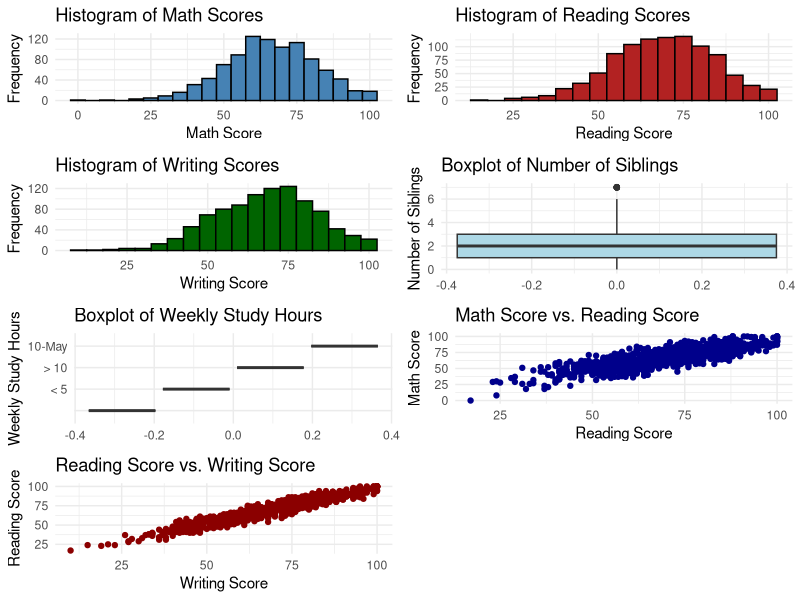
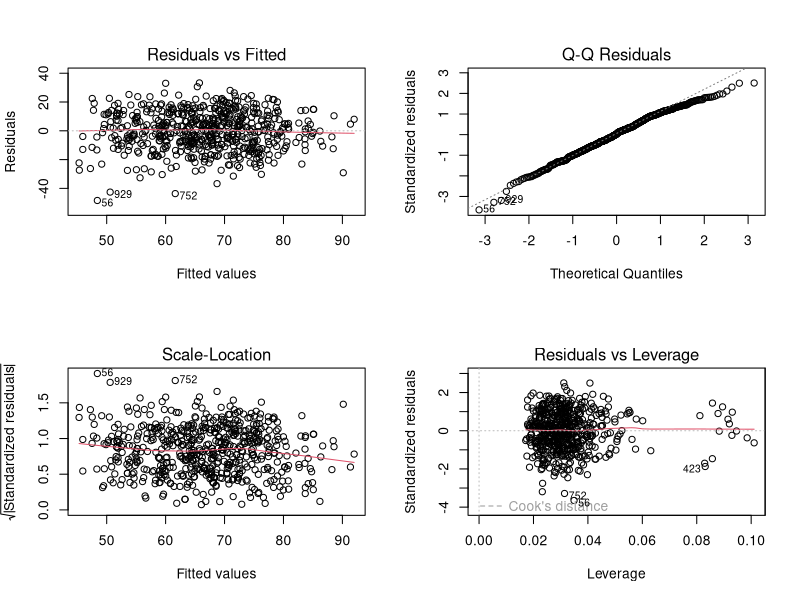
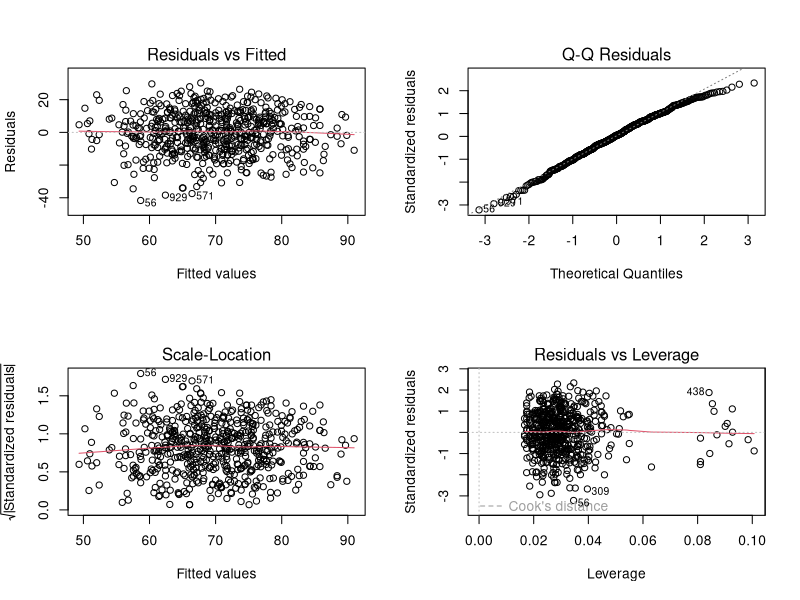
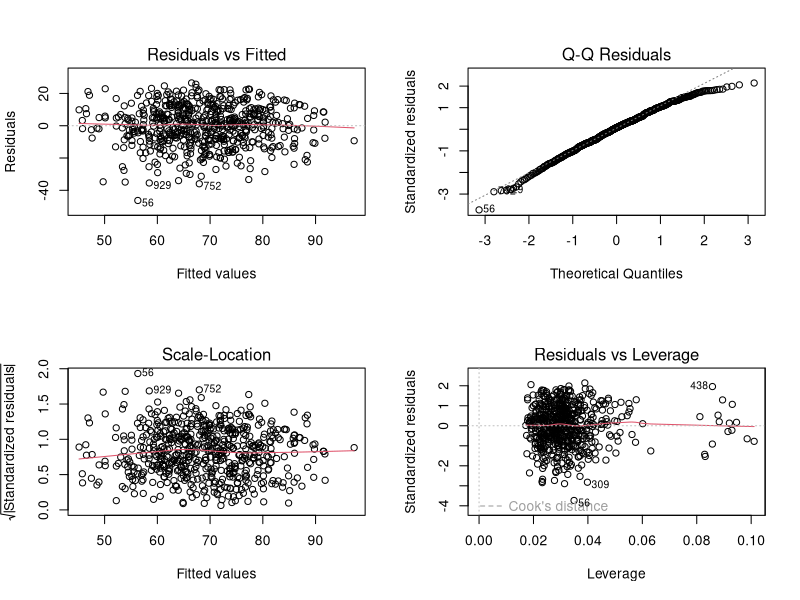
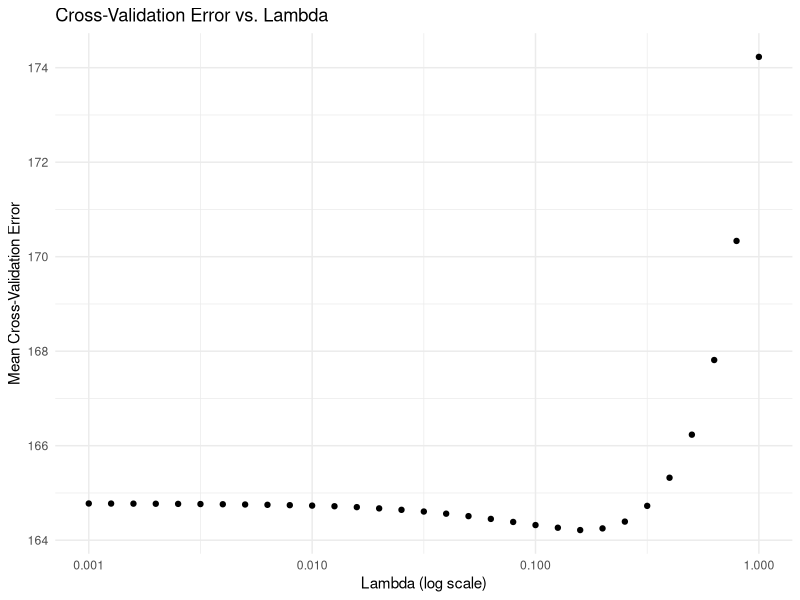
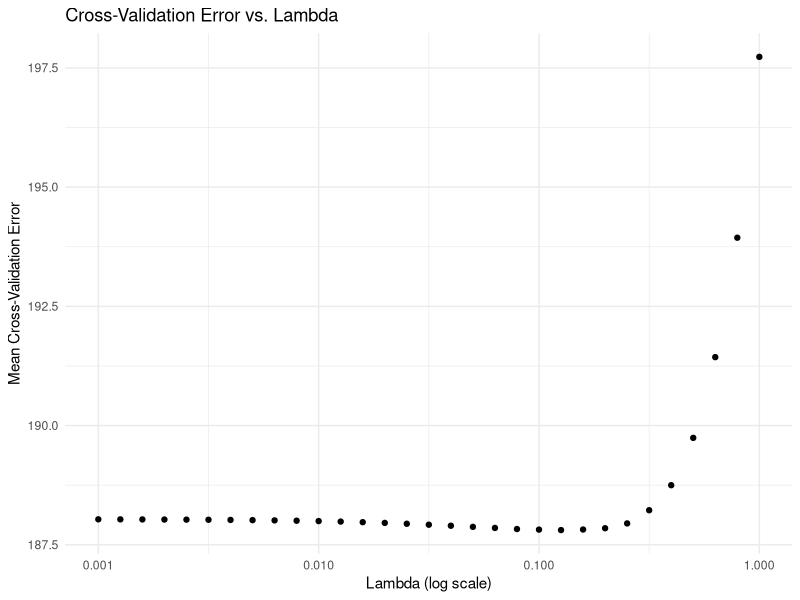
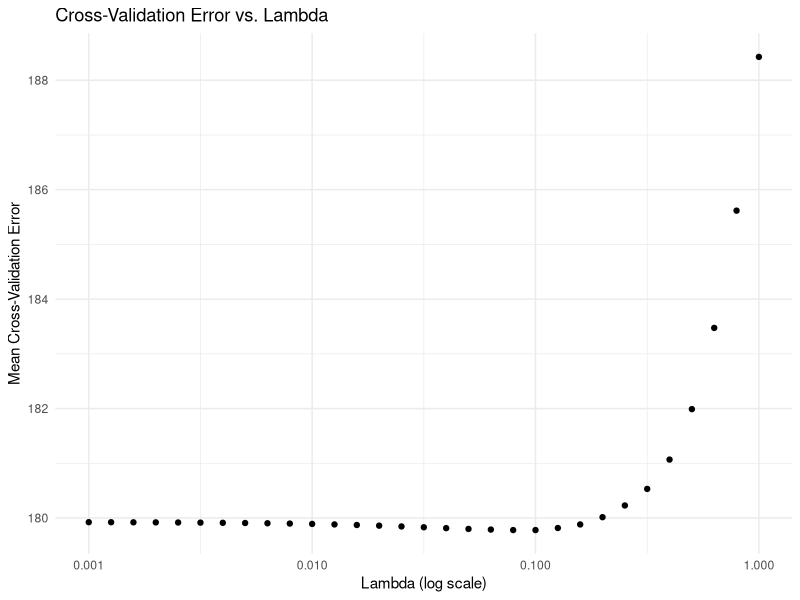

R code for these plots, in order: (Note: this script raises an error after producing the figures.)
## ---- chunk 1
knitr::opts_chunk$set(echo = TRUE)
library(tidyverse)
library(MASS)
library(leaps)
library(broom)
library(GGally)
library(gridExtra)
library(kableExtra)

knitr::opts_chunk$set(
  fig.width = 6,
  fig.asp = .6,
  out.width = "90%",
  warning = FALSE,
  message = FALSE
)

theme_set(theme_minimal() + theme(legend.position = "bottom"))
## ---- chunk 2
data <- read.csv("Project_1_data.csv")

hist_math <- ggplot(data, aes(x = MathScore)) +
  geom_histogram(binwidth = 5, fill = "steelblue", color = "black") +
  labs(title = "Histogram of Math Scores", x = "Math Score", y = "Frequency")

hist_reading <- ggplot(data, aes(x = ReadingScore)) +
  geom_histogram(binwidth = 5, fill = "firebrick", color = "black") +
  labs(title = "Histogram of Reading Scores", x = "Reading Score", y = "Frequency")

hist_writing <- ggplot(data, aes(x = WritingScore)) +
  geom_histogram(binwidth = 5, fill = "darkgreen", color = "black") +
  labs(title = "Histogram of Writing Scores", x = "Writing Score", y = "Frequency")
box_nr_siblings <- ggplot(data, aes(y = NrSiblings)) +
  geom_boxplot(fill = "lightblue") +
  labs(title = "Boxplot of Number of Siblings", y = "Number of Siblings")

box_wkly_study_hours <- ggplot(data, aes(y = WklyStudyHours)) +
  geom_boxplot(fill = "lightgreen") +
  labs(title = "Boxplot of Weekly Study Hours", y = "Weekly Study Hours")
scatter_math_reading <- ggplot(data, aes(x = ReadingScore, y = MathScore)) +
  geom_point(color = "darkblue") +
  labs(title = "Math Score vs. Reading Score", x = "Reading Score", y = "Math Score")

scatter_reading_writing <- ggplot(data, aes(x = WritingScore, y = ReadingScore)) +
  geom_point(color = "darkred") +
  labs(title = "Reading Score vs. Writing Score", x = "Writing Score", y = "Reading Score")
# Convert categorical variables to factors if needed
data <- data %>%
  mutate(across(c(Gender, EthnicGroup, ParentEduc, LunchType, TestPrep, 
                  ParentMaritalStatus, PracticeSport, IsFirstChild, 
                  TransportMeans, WklyStudyHours), as.factor))

pairwise_plots <- ggpairs(data,
  columns = c("MathScore", "ReadingScore", "WritingScore", "NrSiblings", "WklyStudyHours"),
  aes(color = Gender),
  lower = list(continuous = "smooth"),
  upper = list(continuous = "cor"),
  diag = list(continuous = "densityDiag"))
grid.arrange(
  hist_math, hist_reading, hist_writing,
  box_nr_siblings, box_wkly_study_hours,
  scatter_math_reading, scatter_reading_writing,
  ncol = 2
)
## ---- chunk 3
data$Gender <- as.factor(data$Gender)
data$EthnicGroup <- as.factor(data$EthnicGroup)
data$ParentEduc <- as.factor(data$ParentEduc)
data$LunchType <- as.factor(data$LunchType)
data$TestPrep <- as.factor(data$TestPrep)
data$ParentMaritalStatus <- as.factor(data$ParentMaritalStatus)
data$PracticeSport <- as.factor(data$PracticeSport)
data$IsFirstChild <- as.factor(data$IsFirstChild)
data$TransportMeans <- as.factor(data$TransportMeans)
data$WklyStudyHours <- as.factor(data$WklyStudyHours)

data <- na.omit(data)
## ---- chunk 4
data[data == "" | data == " "] <- NA
data <- na.omit(data)
## ---- chunk 5
data_dict <- tibble(
  Variable = c(
    "Gender", "EthnicGroup", "ParentEduc", "LunchType", "TestPrep", 
    "ParentMaritalStatus", "PracticeSport", "IsFirstChild", "NrSiblings", 
    "TransportMeans", "WklyStudyHours", "MathScore", "ReadingScore", "WritingScore"
  ),
  Description = c(
    "Gender of the student (male/female)",
    "Ethnic group of the student (group A to E)",
    "Parent(s) education background (from some_highschool to master's degree)",
    "School lunch type (standard or free/reduced)",
    "Test preparation course followed (completed or none)",
    "Parent(s) marital status (married/single/widowed/divorced)",
    "How often the student practices sport (never/sometimes/regularly)",
    "If the child is the first child in the family (yes/no)",
    "Number of siblings the student has (0 to 7)",
    "Means of transport to school (schoolbus/private)",
    "Weekly self-study hours (less that 5 hours; between 5 and 10 hours; more than
10 hours)",
    "Math test score (0-100)",
    "Reading test score (0-100)",
    "Writing test score (0-100)"
  )
)

data_dict %>% 
  knitr::kable(caption = "Data Dictionary") %>% 
  kable_styling() %>%
  column_spec(1, width = "12em") %>% 
  column_spec(2, width = "32em")
## ---- chunk 6
numeric_summary = data |> 
  summarize(
    NrSiblings_Mean = mean(NrSiblings, na.rm = TRUE),
    NrSiblings_SD = sd(NrSiblings, na.rm = TRUE),
    NrSiblings_Median = median(NrSiblings, na.rm = TRUE),
    NrSiblings_IQR = IQR(NrSiblings, na.rm = TRUE),
    NrSiblings_Max = max(NrSiblings, na.rm = TRUE),
    NrSiblings_Min = min(NrSiblings, na.rm = TRUE),
    
    MathScore_Mean = mean(MathScore, na.rm = TRUE),
    MathScore_SD = sd(MathScore, na.rm = TRUE),
    MathScore_Median = median(MathScore, na.rm = TRUE),
    MathScore_IQR = IQR(MathScore, na.rm = TRUE),
    MathScore_Max = max(MathScore, na.rm = TRUE),
    MathScore_Min = min(MathScore, na.rm = TRUE),
    
    ReadingScore_Mean = mean(ReadingScore, na.rm = TRUE),
    ReadingScore_SD = sd(ReadingScore, na.rm = TRUE),
    ReadingScore_Median = median(ReadingScore, na.rm = TRUE),
    ReadingScore_IQR = IQR(ReadingScore, na.rm = TRUE),
    ReadingScore_Max = max(ReadingScore, na.rm = TRUE),
    ReadingScore_Min = min(ReadingScore, na.rm = TRUE),
    
    WritingScore_Mean = mean(WritingScore, na.rm = TRUE),
    WritingScore_SD = sd(WritingScore, na.rm = TRUE),
    WritingScore_Median = median(WritingScore, na.rm = TRUE),
    WritingScore_IQR = IQR(WritingScore, na.rm = TRUE),
    WritingScore_Max = max(WritingScore, na.rm = TRUE),
    WritingScore_Min = min(WritingScore, na.rm = TRUE)
  )


numeric_table = data.frame(
  Variable = c("NrSiblings", "MathScore", "ReadingScore", "WritingScore"),
  Mean = c(numeric_summary$NrSiblings_Mean, numeric_summary$MathScore_Mean, 
           numeric_summary$ReadingScore_Mean, numeric_summary$WritingScore_Mean),
  SD = c(numeric_summary$NrSiblings_SD, numeric_summary$MathScore_SD, 
         numeric_summary$ReadingScore_SD, numeric_summary$WritingScore_SD),
  Median = c(numeric_summary$NrSiblings_Median, numeric_summary$MathScore_Median, 
             numeric_summary$ReadingScore_Median, numeric_summary$WritingScore_Median),
  IQR = c(numeric_summary$NrSiblings_IQR, numeric_summary$MathScore_IQR, 
          numeric_summary$ReadingScore_IQR, numeric_summary$WritingScore_IQR),
  Max = c(numeric_summary$NrSiblings_Max, numeric_summary$MathScore_Max, 
          numeric_summary$ReadingScore_Max, numeric_summary$WritingScore_Max),
  Min = c(numeric_summary$NrSiblings_Min, numeric_summary$MathScore_Min, 
          numeric_summary$ReadingScore_Min, numeric_summary$WritingScore_Min)
)

knitr::kable(numeric_table, col.names = c("Variable Name", "Mean", "SD", "Median", "IQR", "Max", "Min"), 
             caption = "Summary Statistics for all Numeric Variables", format = "pipe")

## ---- chunk 7
categorical_table <- data |> 
  summarize(
    gender_Male = sum(Gender == "male", na.rm = TRUE),
    gender_Female = sum(Gender == "female", na.rm = TRUE),
    
    ethnicgroup_A = sum(EthnicGroup == "group A", na.rm = TRUE),
    ethnicgroup_B = sum(EthnicGroup == "group B", na.rm = TRUE),
    ethnicgroup_C = sum(EthnicGroup == "group C", na.rm = TRUE),
    ethnicgroup_D = sum(EthnicGroup == "group D", na.rm = TRUE),
    ethnicgroup_E = sum(EthnicGroup == "group E", na.rm = TRUE),
    
    parenteduc_SomeHighSchool = sum(ParentEduc == "some college", na.rm = TRUE),
    parenteduc_HighSchool = sum(ParentEduc == "some high School", na.rm = TRUE),
    parenteduc_Associates = sum(ParentEduc == "associate's degree high school", na.rm = TRUE),
    parenteduc_Bachelors = sum(ParentEduc == "bachelor's degree", na.rm = TRUE),
    parenteduc_Masters = sum(ParentEduc == "master's degree", na.rm = TRUE),
    
    lunchtime_Standard = sum(LunchType == "standard", na.rm = TRUE),
    lunchtime_FreeReduced = sum(LunchType == "free/reduced", na.rm = TRUE),
    
    testprep_Completed = sum(TestPrep == "completed", na.rm = TRUE),
    testprep_None = sum(TestPrep == "none", na.rm = TRUE),
    
    parentmaritalstatus_Married = sum(ParentMaritalStatus == "married", na.rm = TRUE),
    parentmaritalstatus_Single = sum(ParentMaritalStatus == "single", na.rm = TRUE),
    parentmaritalstatus_Widowed = sum(ParentMaritalStatus == "widowed", na.rm = TRUE),
    parentmaritalstatus_Divorced = sum(ParentMaritalStatus == "divorced", na.rm = TRUE),
    
    practicesport_Never = sum(PracticeSport == "never", na.rm = TRUE),
    practicesport_Sometimes = sum(PracticeSport == "sometimes", na.rm = TRUE),
    practicesport_Regularly = sum(PracticeSport == "regularly", na.rm = TRUE),
    
    isfirstchild_Yes = sum(IsFirstChild == "yes", na.rm = TRUE),
    isfirstchild_No = sum(IsFirstChild == "no", na.rm = TRUE),
    
    transportmeans_SchoolBus = sum(TransportMeans == "school_bus", na.rm = TRUE),
    transportmeans_Private = sum(TransportMeans == "private", na.rm = TRUE),
    
    wklystudyhours_LessThan5 = sum(WklyStudyHours == "< 5", na.rm = TRUE),
    wklystudyhours_5to10 = sum(WklyStudyHours == "10-May", na.rm = TRUE),
    wklystudyhours_MoreThan10 = sum(WklyStudyHours == "> 10", na.rm = TRUE)
  )


categorical_final <- data.frame(
  Variable = c("Gender Male", "Gender Female",
               "EthnicGroup A", "EthnicGroup B", "EthnicGroup C", "EthnicGroup D", "EthnicGroup E",
               "ParentEduc Some High School", "ParentEduc High School", "ParentEduc Associates", 
               "ParentEduc Bachelors", "ParentEduc Masters", 
               "LunchType Standard", "LunchType Free/Reduced", 
               "TestPrep Completed", "TestPrep None", 
               "ParentMaritalStatus Married", "ParentMaritalStatus Single", "ParentMaritalStatus Widowed", "ParentMaritalStatus Divorced",
               "PracticeSport Never", "PracticeSport Sometimes", "PracticeSport Regularly",
               "IsFirstChild Yes", "IsFirstChild No", 
               "TransportMeans SchoolBus", "TransportMeans Private",
               "WklyStudyHours Less than 5", "WklyStudyHours 5-10", "WklyStudyHours More than 10"),
  Count = c(
    categorical_table$gender_Male, categorical_table$gender_Female,
    categorical_table$ethnicgroup_A, categorical_table$ethnicgroup_B, categorical_table$ethnicgroup_C, categorical_table$ethnicgroup_D, categorical_table$ethnicgroup_E,
    categorical_table$parenteduc_SomeHighSchool, categorical_table$parenteduc_HighSchool, categorical_table$parenteduc_Associates, 
    categorical_table$parenteduc_Bachelors, categorical_table$parenteduc_Masters, 
    categorical_table$lunchtime_Standard, categorical_table$lunchtime_FreeReduced, 
    categorical_table$testprep_Completed, categorical_table$testprep_None, 
    categorical_table$parentmaritalstatus_Married, categorical_table$parentmaritalstatus_Single, categorical_table$parentmaritalstatus_Widowed, categorical_table$parentmaritalstatus_Divorced,
    categorical_table$practicesport_Never, categorical_table$practicesport_Sometimes, categorical_table$practicesport_Regularly,
    categorical_table$isfirstchild_Yes, categorical_table$isfirstchild_No, 
    categorical_table$transportmeans_SchoolBus, categorical_table$transportmeans_Private,
    categorical_table$wklystudyhours_LessThan5, categorical_table$wklystudyhours_5to10, categorical_table$wklystudyhours_MoreThan10
  ),
  Proportion = round(c(
    categorical_table$gender_Male / nrow(data), categorical_table$gender_Female / nrow(data),
    categorical_table$ethnicgroup_A / nrow(data), categorical_table$ethnicgroup_B / nrow(data), categorical_table$ethnicgroup_C / nrow(data), 
    categorical_table$ethnicgroup_D / nrow(data), categorical_table$ethnicgroup_E / nrow(data),
    categorical_table$parenteduc_SomeHighSchool / nrow(data), categorical_table$parenteduc_HighSchool / nrow(data), 
    categorical_table$parenteduc_Associates / nrow(data), categorical_table$parenteduc_Bachelors / nrow(data), 
    categorical_table$parenteduc_Masters / nrow(data),
    categorical_table$lunchtime_Standard / nrow(data), categorical_table$lunchtime_FreeReduced / nrow(data),
    categorical_table$testprep_Completed / nrow(data), categorical_table$testprep_None / nrow(data),
    categorical_table$parentmaritalstatus_Married / nrow(data), categorical_table$parentmaritalstatus_Single / nrow(data),
    categorical_table$parentmaritalstatus_Widowed / nrow(data), categorical_table$parentmaritalstatus_Divorced / nrow(data),
    categorical_table$practicesport_Never / nrow(data), categorical_table$practicesport_Sometimes / nrow(data),
    categorical_table$practicesport_Regularly / nrow(data),
    categorical_table$isfirstchild_Yes / nrow(data), categorical_table$isfirstchild_No / nrow(data),
    categorical_table$transportmeans_SchoolBus / nrow(data), categorical_table$transportmeans_Private / nrow(data),
    categorical_table$wklystudyhours_LessThan5 / nrow(data), categorical_table$wklystudyhours_5to10 / nrow(data), 
    categorical_table$wklystudyhours_MoreThan10 / nrow(data)
  ), 4)
)

knitr::kable(categorical_final, col.names = c("Variable Name and Levels", "Count", "Proportion"), 
             caption = "Summary Statistics for all Categorical Variables", format = "pipe")
## ---- chunk 8
math_full_model <- lm(MathScore ~ Gender + EthnicGroup + ParentEduc + LunchType + TestPrep +
                        ParentMaritalStatus + PracticeSport + IsFirstChild + NrSiblings +
                        TransportMeans + WklyStudyHours, data = data)
math_null_model = lm(MathScore ~ 1, data = data)
math_selected_model = step(math_null_model,
scope = list(lower = formula(math_null_model),
upper = formula(math_full_model)))
math_selected_model
## ---- chunk 9
par(mfrow = c(2, 2)) 
plot(math_selected_model)
par(mfrow = c(1, 1))
## ---- chunk 10
reading_full_model <- lm(ReadingScore ~ Gender + EthnicGroup + ParentEduc + LunchType + TestPrep +
                        ParentMaritalStatus + PracticeSport + IsFirstChild + NrSiblings +
                        TransportMeans + WklyStudyHours, data = data)
reading_null_model = lm(ReadingScore ~ 1, data = data)
reading_selected_model = step(reading_null_model,
scope = list(lower = formula(reading_null_model),
upper = formula(reading_full_model)))
reading_selected_model
## ---- chunk 11
par(mfrow = c(2, 2)) 
plot(reading_selected_model)
par(mfrow = c(1, 1))
## ---- chunk 12
writing_full_model <- lm(WritingScore ~ Gender + EthnicGroup + ParentEduc + LunchType + TestPrep +
                        ParentMaritalStatus + PracticeSport + IsFirstChild + NrSiblings +
                        TransportMeans + WklyStudyHours, data = data)
writing_null_model = lm(WritingScore ~ 1, data = data)
writing_selected_model = step(writing_null_model,
scope = list(lower = formula(writing_null_model),
upper = formula(writing_full_model)))
writing_selected_model
## ---- chunk 13
par(mfrow = c(2, 2)) 
plot(writing_selected_model)
par(mfrow = c(1, 1))
## ---- chunk 14
model1 <- lm(formula = ReadingScore ~ Gender + EthnicGroup + ParentEduc + 
               LunchType + TestPrep + ParentMaritalStatus + IsFirstChild, data = data)

model2 <- lm(formula = MathScore ~ Gender + EthnicGroup + ParentEduc + 
               LunchType + TestPrep + ParentMaritalStatus + IsFirstChild + WklyStudyHours, 
             data = data)

model3 <- lm(formula = WritingScore ~ Gender + EthnicGroup + ParentEduc + 
               LunchType + TestPrep + ParentMaritalStatus + WklyStudyHours, data = data)
## ---- chunk 15
summary(data$MathScore)
## ---- chunk 16
data$MathScore_shifted <- data$MathScore + 1
model2_shifted <- lm(MathScore_shifted ~ Gender + EthnicGroup + ParentEduc + 
                       LunchType + TestPrep + ParentMaritalStatus + IsFirstChild + 
                       WklyStudyHours, data = data)
## ---- chunk 17
library(glmnet)
library(ggplot2)
library(tibble)

set.seed(2024)

lambda_seq <- 10^seq(-3, 0, by = 0.1)

x <- model.matrix(WritingScore ~ Gender + EthnicGroup + ParentEduc + LunchType + TestPrep +
                   ParentMaritalStatus + PracticeSport + IsFirstChild + NrSiblings +
                   TransportMeans + WklyStudyHours, data = data)[, -1]

cv_object <- cv.glmnet(x, data$WritingScore, lambda = lambda_seq, nfolds = 5)

cv_object

tibble(lambda = cv_object$lambda, mean_cv_error = cv_object$cvm) %>%
  ggplot(aes(x = lambda, y = mean_cv_error)) +
  geom_point() +
  scale_x_log10() + 
  labs(title = "Cross-Validation Error vs. Lambda",
       x = "Lambda (log scale)", y = "Mean Cross-Validation Error")

min_lambda <- cv_object$lambda.min
min_lambda

fit_bestcv <- glmnet(x, data$WritingScore, lambda = min_lambda)

coef(fit_bestcv)
## ---- chunk 18
writing_lasso_formula <- WritingScore ~ Gender + EthnicGroup + ParentEduc + LunchType
writing_selected_model <- lm(
  formula = WritingScore ~ Gender + EthnicGroup + ParentEduc + LunchType,
  data = data
)

summary(writing_selected_model)
## ---- chunk 19
set.seed(2024)

lambda_seq <- 10^seq(-3, 0, by = 0.1)

x <- model.matrix(MathScore ~ Gender + EthnicGroup + ParentEduc + LunchType + TestPrep +
                   ParentMaritalStatus + PracticeSport + IsFirstChild + NrSiblings +
                   TransportMeans + WklyStudyHours, data = data)[, -1]

cv_object <- cv.glmnet(x, data$MathScore, lambda = lambda_seq, nfolds = 5)

cv_object

tibble(lambda = cv_object$lambda, mean_cv_error = cv_object$cvm) %>%
  ggplot(aes(x = lambda, y = mean_cv_error)) +
  geom_point() +
  scale_x_log10() + 
  labs(title = "Cross-Validation Error vs. Lambda",
       x = "Lambda (log scale)", y = "Mean Cross-Validation Error")

min_lambda <- cv_object$lambda.min
min_lambda

fit_bestcv <- glmnet(x, data$MathScore, lambda = min_lambda)

coef(fit_bestcv)
## ---- chunk 20
math_lasso_formula <- MathScore ~ Gender + EthnicGroup + ParentEduc + LunchType + TestPrep +
                      ParentMaritalStatus + PracticeSport + IsFirstChild + NrSiblings +
                      TransportMeans + WklyStudyHours

math_selected_model <- lm(
  formula = math_lasso_formula,
  data = data
)

summary(math_selected_model)
## ---- chunk 21
set.seed(2024)

lambda_seq <- 10^seq(-3, 0, by = 0.1)

x <- model.matrix(ReadingScore ~ Gender + EthnicGroup + ParentEduc + LunchType + TestPrep +
                   ParentMaritalStatus + PracticeSport + IsFirstChild + NrSiblings +
                   TransportMeans + WklyStudyHours, data = data)[, -1]

cv_object <- cv.glmnet(x, data$ReadingScore, lambda = lambda_seq, nfolds = 5)

cv_object

tibble(lambda = cv_object$lambda, mean_cv_error = cv_object$cvm) %>%
  ggplot(aes(x = lambda, y = mean_cv_error)) +
  geom_point() +
  scale_x_log10() + 
  labs(title = "Cross-Validation Error vs. Lambda",
       x = "Lambda (log scale)", y = "Mean Cross-Validation Error")

min_lambda <- cv_object$lambda.min
min_lambda

fit_bestcv <- glmnet(x, data$ReadingScore, lambda = min_lambda)

coef(fit_bestcv)
## ---- chunk 22
reading_lasso_formula <- ReadingScore ~ Gender + EthnicGroup + ParentEduc + LunchType + TestPrep +
                        ParentMaritalStatus + PracticeSport + IsFirstChild + NrSiblings +
                        TransportMeans + WklyStudyHours

reading_selected_model <- lm(
  formula = reading_lasso_formula,
  data = data
)

summary(reading_selected_model)
## ---- chunk 23
# Set up a 1-row, 3-column layout
par(mfrow = c(1, 3))

# Box-Cox analysis for model1
boxcox(model1, lambda = seq(-2, 2, by = 0.1))  # Range of lambda values
title("Model 1: ReadingScore")

# Box-Cox analysis for model2
boxcox(model2_shifted, lambda = seq(-2, 2, by = 0.1))  # Range of lambda values
title("Model 2: MathScore")

# Box-Cox analysis for model3
boxcox(model3, lambda = seq(-2, 2, by = 0.1))  # Range of lambda values
title("Model 3: WritingScore")

# Reset graphical parameters (optional)
par(mfrow = c(1, 1))
